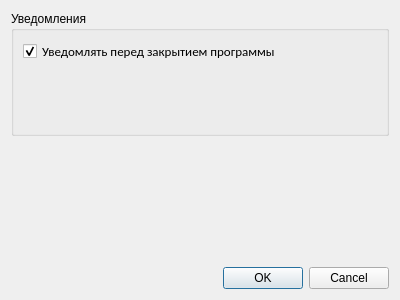
<?xml version="1.0" encoding="UTF-8"?>
<ui version="4.0">
 <class>MainSettings</class>
 <widget class="QDialog" name="MainSettings">
  <property name="geometry">
   <rect>
    <x>0</x>
    <y>0</y>
    <width>400</width>
    <height>300</height>
   </rect>
  </property>
  <property name="windowTitle">
   <string>Dialog</string>
  </property>
  <layout class="QVBoxLayout" name="verticalLayout_2">
   <item>
    <layout class="QVBoxLayout" name="verticalLayout">
     <item>
      <widget class="QGroupBox" name="groupBox">
       <property name="title">
        <string>Уведомления</string>
       </property>
       <layout class="QVBoxLayout" name="verticalLayout_3">
        <item>
         <widget class="QCheckBox" name="cb_NotifClose">
          <property name="font">
           <font>
            <family>Calibri</family>
            <pointsize>10</pointsize>
           </font>
          </property>
          <property name="text">
           <string>Уведомлять перед закрытием программы</string>
          </property>
          <property name="checked">
           <bool>true</bool>
          </property>
         </widget>
        </item>
        <item>
         <spacer name="verticalSpacer">
          <property name="orientation">
           <enum>Qt::Orientation::Vertical</enum>
          </property>
          <property name="sizeHint" stdset="0">
           <size>
            <width>20</width>
            <height>40</height>
           </size>
          </property>
         </spacer>
        </item>
       </layout>
      </widget>
     </item>
     <item>
      <spacer name="verticalSpacer_2">
       <property name="orientation">
        <enum>Qt::Orientation::Vertical</enum>
       </property>
       <property name="sizeHint" stdset="0">
        <size>
         <width>20</width>
         <height>40</height>
        </size>
       </property>
      </spacer>
     </item>
    </layout>
   </item>
   <item>
    <widget class="QDialogButtonBox" name="buttonBox">
     <property name="orientation">
      <enum>Qt::Orientation::Horizontal</enum>
     </property>
     <property name="standardButtons">
      <set>QDialogButtonBox::StandardButton::Cancel|QDialogButtonBox::StandardButton::Ok</set>
     </property>
    </widget>
   </item>
  </layout>
 </widget>
 <resources/>
 <connections>
  <connection>
   <sender>buttonBox</sender>
   <signal>accepted()</signal>
   <receiver>MainSettings</receiver>
   <slot>accept()</slot>
   <hints>
    <hint type="sourcelabel">
     <x>248</x>
     <y>254</y>
    </hint>
    <hint type="destinationlabel">
     <x>157</x>
     <y>274</y>
    </hint>
   </hints>
  </connection>
  <connection>
   <sender>buttonBox</sender>
   <signal>rejected()</signal>
   <receiver>MainSettings</receiver>
   <slot>reject()</slot>
   <hints>
    <hint type="sourcelabel">
     <x>316</x>
     <y>260</y>
    </hint>
    <hint type="destinationlabel">
     <x>286</x>
     <y>274</y>
    </hint>
   </hints>
  </connection>
 </connections>
</ui>
